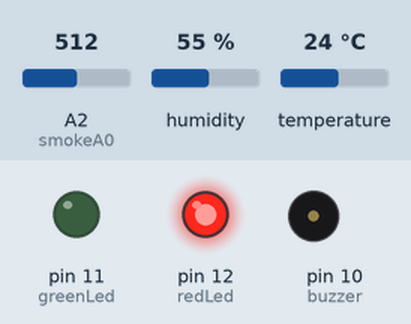
The sketch below on a simulated Arduino Uno, built with avr-gcc and run on an emulated ATmega328P. On the bench: output pins drawn as LEDs (lit = HIGH), buzzer (waves = sounding). The test bench sets the inputs (shaded band); at power-on: A2 (smokeA0) = 512, humidity 55 %, temperature 24 °C. What the sketch prints to the serial monitor is not drawn.

Above: at 25.6 s.
Timing chart, 0 to 28.0 s (numbered marks = the images above):
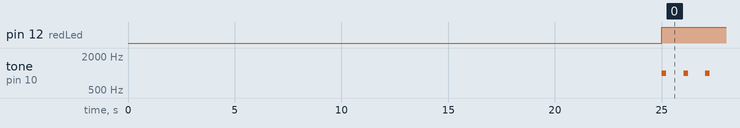

Measured:
- by itself, pin 12 (redLed): LOW → HIGH at 25.0 s
- by itself, tone on pin 10 (buzzer): alternates 1000 Hz for 0.20 s and silent for 0.82 s

The sketch:

Temp_fumee.ino
```cpp
#include <DHT.h>
#include <DHT_U.h>

#include <Wire.h>

#define DHTPIN 2    // Changer le pin sur lequel est branché le DHT
#define DHTTYPE DHT11     // DHT 11
#define SLAVE_ADDRESS 0x12 //communication I2C


/************************Hardware Related Macros************************************/
#define         RL_VALUE                     (5)     //define the load resistance on the board, in kilo ohms
#define         RO_CLEAN_AIR_FACTOR          (9.83)  //RO_CLEAR_AIR_FACTOR=(Sensor resistance in clean air)/RO,
                                                     //which is derived from the chart in datasheet

/***********************Software Related Macros************************************/
#define         CALIBARAION_SAMPLE_TIMES     (50)    //define how many samples you are going to take in the calibration phase
#define         CALIBRATION_SAMPLE_INTERVAL  (500)   //define the time interval(in millisecond) between each samples in the
                                                     //calibration phase
#define         READ_SAMPLE_INTERVAL         (50)    //define how many samples you are going to take in normal operation
#define         READ_SAMPLE_TIMES            (5)     //define the time interval(in millisecond) between each samples in
                                                     //normal operation
/*****************************Globals***********************************************/
float           Ro           =  10;                 //Ro is initialized to 10 kilo ohms


DHT dht(DHTPIN, DHTTYPE);

int redLed = 12;
int greenLed = 11;
int buzzer = 10;
int smokeA0 = A2;
// Your threshold value
int sensorThres = 95;

int VAL_TEMP = 0;
int VAL_GAZ = 0;
int i = 0;

void setup() {
  pinMode(redLed, OUTPUT);
  pinMode(greenLed, OUTPUT);
  pinMode(buzzer, OUTPUT);
  pinMode(smokeA0, INPUT);

  Serial.begin(9600);
  dht.begin();

  Serial.print("Calibrating...\n");
  Ro = MQCalibration(smokeA0);                       //Calibrating the sensor. Please make sure the sensor is in clean air
                                                    //when you perform the calibration
  Serial.print("Calibration is done...\n");
  Serial.print("Ro=");
  Serial.print(Ro);
  Serial.print("kohm");
  Serial.print("\n");

  Wire.begin(SLAVE_ADDRESS);

  Wire.onRequest(sendData);
}

void loop() {

  int smokeSensor = analogRead(smokeA0);

  VAL_GAZ = smokeSensor;

  Serial.print("Smoke sensor: ");
  Serial.println(smokeSensor);

  if (smokeSensor > sensorThres)
  {
    digitalWrite(redLed, HIGH);
    digitalWrite(greenLed, LOW);
    tone(buzzer, 1000, 200);
  }
  else
  {
    digitalWrite(redLed, LOW);
    digitalWrite(greenLed, HIGH);
    noTone(buzzer);
  }

  // Lecture du taux d'humidité
  float h = dht.readHumidity();
  // Lecture de la température en Celcius
  float t = dht.readTemperature();
  VAL_TEMP = (int)t;

  // Stop le programme et renvoie un message d'erreur si le capteur ne renvoie aucune mesure
  if (isnan(h) || isnan(t)) {
    Serial.println("Echec de lecture !");
    return;
  }

  Serial.print("Humidite: ");
  Serial.print(h);
  Serial.print(" % ");
  Serial.print("Temperature: ");
  Serial.print(t);
  Serial.println(" *C ");


  delay(1000);
}

void sendData(){
  if(i==0){
    send_temp();
    i=1;
  }else{
    send_gaz();
    i=0;
  }
}
void send_temp(){
    Wire.write(VAL_TEMP);
}
void send_gaz(){
    Wire.write(VAL_GAZ);
}


/****************** MQResistanceCalculation ****************************************
Input:   raw_adc - raw value read from adc, which represents the voltage
Output:  the calculated sensor resistance
Remarks: The sensor and the load resistor forms a voltage divider. Given the voltage
         across the load resistor and its resistance, the resistance of the sensor
         could be derived.
************************************************************************************/
float MQResistanceCalculation(int raw_adc)
{
  return ( ((float)RL_VALUE*(1023-raw_adc)/raw_adc));
}

/***************************** MQCalibration ****************************************
Input:   mq_pin - analog channel
Output:  Ro of the sensor
Remarks: This function assumes that the sensor is in clean air. It use
         MQResistanceCalculation to calculates the sensor resistance in clean air
         and then divides it with RO_CLEAN_AIR_FACTOR. RO_CLEAN_AIR_FACTOR is about
         10, which differs slightly between different sensors.
************************************************************************************/
float MQCalibration(int mq_pin)
{
  int i;
  float val=0;

  for (i=0;i<CALIBARAION_SAMPLE_TIMES;i++) {            //take multiple samples
    val += MQResistanceCalculation(analogRead(mq_pin));
    delay(CALIBRATION_SAMPLE_INTERVAL);
  }
  val = val/CALIBARAION_SAMPLE_TIMES;                   //calculate the average value

  val = val/RO_CLEAN_AIR_FACTOR;                        //divided by RO_CLEAN_AIR_FACTOR yields the Ro
                                                        //according to the chart in the datasheet

  return val;
}
/*****************************  MQRead *********************************************
Input:   mq_pin - analog channel
Output:  Rs of the sensor
Remarks: This function use MQResistanceCalculation to caculate the sensor resistenc (Rs).
         The Rs changes as the sensor is in the different consentration of the target
         gas. The sample times and the time interval between samples could be configured
         by changing the definition of the macros.
************************************************************************************/
float MQRead(int mq_pin)
{
  int i;
  float rs=0;

  for (i=0;i<READ_SAMPLE_TIMES;i++) {
    rs += MQResistanceCalculation(analogRead(mq_pin));
    delay(READ_SAMPLE_INTERVAL);
  }

  rs = rs/READ_SAMPLE_TIMES;

  return rs;
}
```
